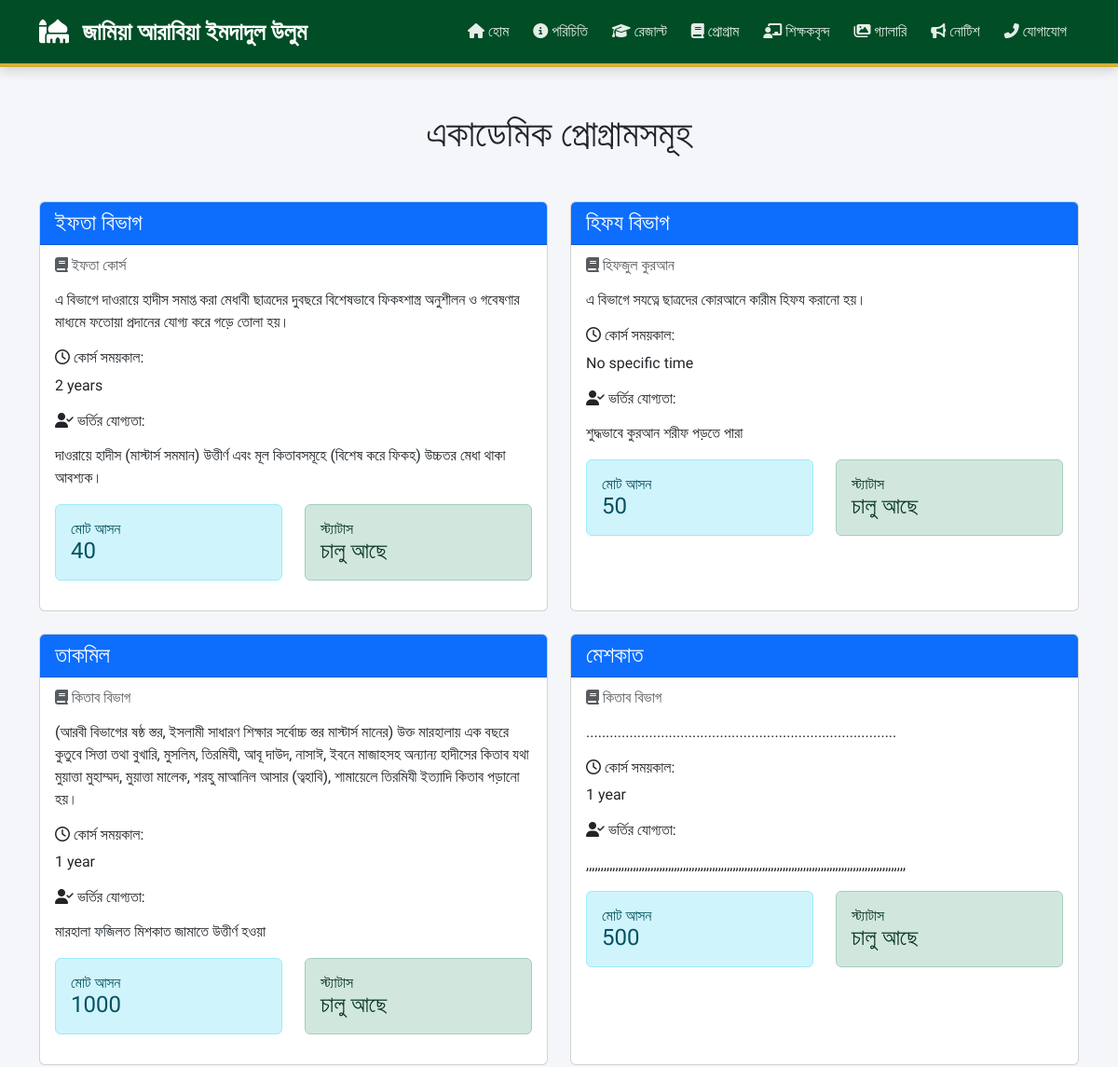
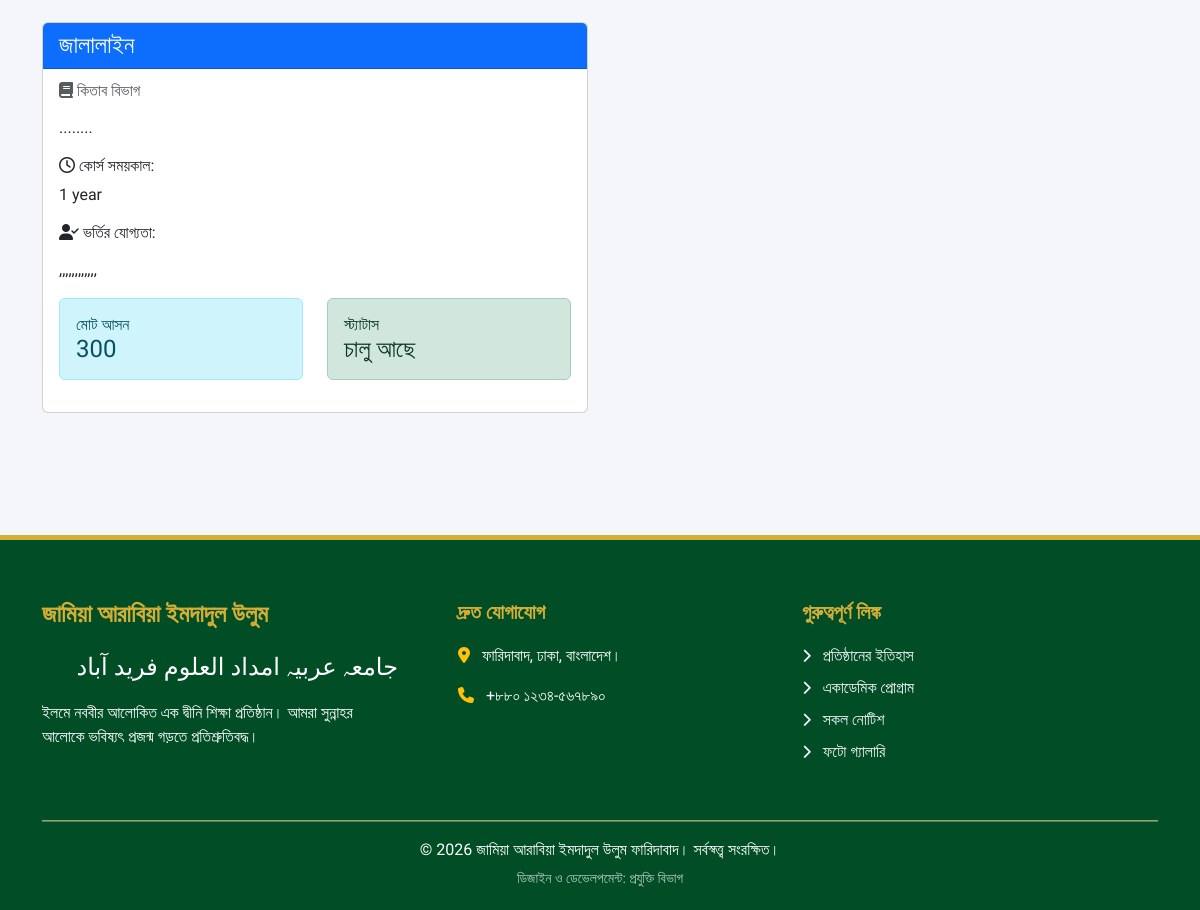
Screenshot of /programs/ with the database file from the repository (2 pictures, top to bottom).
### main/models.py (models this page shows, shortened)
class Program(models.Model):
    PROGRAM_TYPES = [
        ('ইফতা', 'ইফতা কোর্স'),
        ('নাযেরা', 'নাযেরা কোর্স'),
        ('হিফজ', 'হিফজুল কুরআন'),
        ('দরসে নেযামি', 'কিতাব বিভাগ'),
    ]
    title = models.CharField(max_length=200, verbose_name="প্রোগ্রামের নাম")
    program_type = models.CharField(max_length=50, choices=PROGRAM_TYPES, verbose_name="ধরণ")
    description = models.TextField(verbose_name="বর্ণনা")
    duration = models.CharField(max_length=50, verbose_name="সময়কাল")
    eligibility = models.TextField(verbose_name="যোগ্যতা")
    total_seats = models.IntegerField(verbose_name="মোট আসন", default=50)
    is_active = models.BooleanField(default=True, verbose_name="চালু আছে")
    class Meta:
        verbose_name = "একাডেমিক প্রোগ্রাম"
        verbose_name_plural = "একাডেমিক প্রোগ্রাম"

### main/views.py (the view)
# urls.py: path('programs/', views.programs, name='programs'),
def programs(request):
    programs_list = Program.objects.filter(is_active=True)
    context = {
        'programs': programs_list,
    }
    return render(request, 'main/programs.html', context)

### templates/main/programs.html (shortened to what this page needs)
{% extends 'base.html' %}
{% block content %}
<div class="container py-5">
    <h1 class="text-center mb-5">একাডেমিক প্রোগ্রামসমূহ</h1>
    {% if programs %}
    <div class="row">
        {% for program in programs %}
        <div class="col-lg-6 mb-4">
            <div class="card card-hover h-100">
                <div class="card-header bg-primary text-white">
                    <h4 class="mb-0">{{ program.title }}</h4>
                </div>
                <div class="card-body">
                    <h6 class="card-subtitle mb-3 text-muted">
                        <i class="fas fa-book"></i> {{ program.get_program_type_display }}
                    </h6>
                    <p class="card-text">{{ program.description|linebreaks }}</p>
                    <div class="mb-3">
                        <h6><i class="far fa-clock"></i> কোর্স সময়কাল:</h6>
                        <p>{{ program.duration }}</p>
                    </div>
                    <div class="mb-3">
                        <h6><i class="fas fa-user-check"></i> ভর্তির যোগ্যতা:</h6>
                        <p>{{ program.eligibility|linebreaks }}</p>
                    </div>
                    <div class="row">
                        <div class="col-6">
                            <div class="alert alert-info">
                                <h6 class="mb-0">মোট আসন</h6>
                                <h4 class="mb-0">{{ program.total_seats }}</h4>
                            </div>
                        </div>
                        <div class="col-6">
                            <div class="alert {% if program.is_active %}alert-success{% else %}alert-danger{% endif %}">
                                <h6 class="mb-0">স্ট্যাটাস</h6>
                                <h4 class="mb-0">
                                    {% if program.is_active %}
                                    চালু আছে
                                    {% else %}
                                    বন্ধ আছে
                                    {% endif %}
                                </h4>
                            </div>
                        </div>
                    </div>
                </div>
            </div>
        </div>
        {% endfor %}
    </div>
    {% else %}
    <div class="alert alert-info text-center">
        <h4>এখনো কোন প্রোগ্রাম যোগ করা হয়নি</h4>
        <p>অ্যাডমিন প্যানেলে গিয়ে প্রোগ্রাম যোগ করুন</p>
    </div>
    {% endif %}
</div>
{% endblock %}

### templates/base.html (style rules this page uses)
:root { --madrasa-green: #004d26; --madrasa-gold: #d4af37; }
body { font-family: 'Hind Siliguri', sans-serif; background-color: #f4f6f9; }

### rows the page displays
Program: title "ইফতা বিভাগ", program_type "ইফতা কোর্স", description "এ বিভাগে দাওরায়ে হাদীস সমাপ্ত করা মেধাবী ছাত্রদের দুবছরে বিশেষভাবে ফিকহ্শাস্ত্র অনুশীলন ও গবেষণার মাধ্যমে ফতোয়া প্রদানের যোগ্য করে গড়ে তোলা হয়।", duration "2 years", eligibility "দাওরায়ে হাদীস (মাস্টার্স সমমান) উত্তীর্ণ এবং মূল কিতাবসমূহে (বিশেষ করে ফিকহ) উচ্চতর মেধা থাকা আবশ্যক।", total_seats "40", is_active "চালু আছে"
Program: title "হিফয বিভাগ", program_type "হিফজুল কুরআন", description "এ বিভাগে সযত্নে ছাত্রদের কোরআনে কারীম হিফয করানো হয়।", duration "No specific time", eligibility "শুদ্ধভাবে কুরআন শরীফ পড়তে পারা", total_seats "50", is_active "চালু আছে"
Program: title "তাকমিল", program_type "কিতাব বিভাগ", description "(আরবী বিভাগের ষষ্ঠ স্তর, ইসলামী সাধারণ শিক্ষার সর্বোচ্চ স্তর মাস্টার্স মানের) উক্ত মারহালায় এক বছরে কুতুবে সিত্তা তথা বুখারি, মুসলিম, তিরমিযী, আবূ দাউদ, নাসাঈ, ইবনে মাজাহসহ অন্যান্য হাদীসের কিতাব যথা মুয়াত্তা মুহাম্মদ, মুয়াত্তা মালেক, শরহু মাআনিল আসার (ত্বহাবি), শামায়েলে তিরমিযী ইত্যাদি কিতাব পড়ানো হয়।", duration "1 year", eligibility "মারহালা ফজিলত মিশকাত জামাতে উত্তীর্ণ হওয়া", total_seats "1000", is_active "চালু আছে"
Program: title "মেশকাত", program_type "কিতাব বিভাগ", description "...............................................................................", duration "1 year", eligibility ",,,,,,,,,,,,,,,,,,,,,,,,,,,,,,,,,,,,,,,,,,,,,,,,,,,,,,,,,,,,,,,,,,,,,,,,,,,,,,,,,,,,,,,,,,,,,,,,,,,,,,,,,,,,,", total_seats "500", is_active "চালু আছে"
Program: title "জালালাইন", program_type "কিতাব বিভাগ", description "........", duration "1 year", eligibility ",,,,,,,,,,,,", total_seats "300", is_active "চালু আছে"
